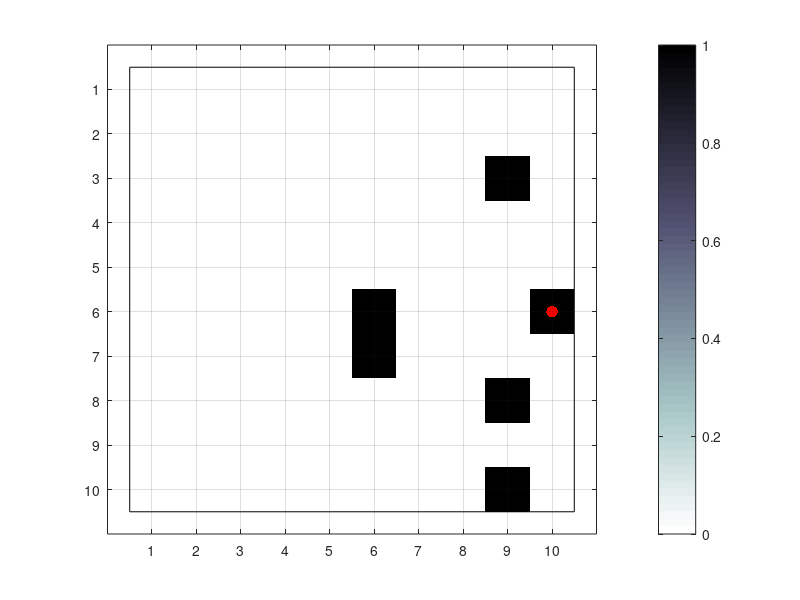

The MATLAB script that drew this image:
clear all;
clc;

%%%%%%%%%%%%%%%%%%%%%%%%%%%%%%%%5
% Sensing: 8 neighb. and perfect
% Movement: 8 neighb. + don't move
% 


%% Offline Computation
%grid alteral size
tic
gridLateral = 10;

%random occupancy
% stateSpace = rand(gridLateral)<0.05;
stateSpace = zeros(gridLateral);
stateSpace([3,8,10],9) = 1;
stateSpace(6:7,6) = 1;

%obstacles
idObst = find(stateSpace);

%Free spots
freeStates = find(~stateSpace);
nFreeStates = numel(freeStates);

%initial assumptions 4 direction moving and sensing
nSensDir = 8;
nMovDir = 5;

% Pre-alocations of sparse matrix
A = spalloc (nFreeStates,nFreeStates,nFreeStates*nMovDir);
sensMatrix = false(nFreeStates,nSensDir);

%Compute reduced form of B
for iState = 1:numel(freeStates)
    
    %pre process each position
    pos = freeStates(iState);
    
    %adjacent positions in linear indexing
    Adj = [pos + gridLateral; pos + gridLateral - 1;
           pos-1; pos - gridLateral - 1; 
           pos - gridLateral; pos - gridLateral + 1;
           pos + 1; pos + gridLateral + 1];
    
    % sonar's response
    borders = [ Adj(1) <= gridLateral^2;
                rem(Adj(3),gridLateral) ~= 0;
                Adj(5) > 0; 
                rem(Adj(7),gridLateral) ~= 1];
                
    sensArray = ~([borders(1); borders(1) & borders(2);
                   borders(2); borders(2) & borders(3);
                   borders(3); borders(3) & borders(4);
                   borders(4); borders(4) & borders(1)] & ... %borders
                   ~ismember(Adj,idObst)); %obstacles
             
   
    
    sensMatrix(iState,:) = sensArray';

   
    
    
     %%%%%%%%%%%%%%%%%%%%%%%%%%%%%%%%%%%%%%%
     % Create Matrix A reducao 23 para 6 segs
     % Dá para optimizar mais but...
     augAdj = [Adj; pos];
     elegAdj = [~sensArray; true];
     probAdj = elegAdj/sum(elegAdj);
     
     [~,idx] = ismember(augAdj(elegAdj),freeStates);
     
     A(iState , idx)= probAdj(elegAdj)';
  
    
end

%%%%%%%%%%%%%%%%%%%%%%%%%%%%%%%%%%%%%%%
% Create Matrix B    Melhoria de 2 Segundos
B = sparse(1:nFreeStates,bi2de(sensMatrix)+1,1, ...
    nFreeStates,2^nSensDir);

clear sensMatrix
toc
%% Initial state probability and correspodent image generation
Pi = ones(size(freeStates))/numel(freeStates);

imPi = NaN(gridLateral);
imPi(freeStates) = Pi;

%Animation
filename = 'animation_neigh8_move9.gif';
animation = false;

% Online 

% Robot initialization
pos0 = datasample(freeStates,1);
pos0 = 97;
pos = pos0;

% Quick visualization
hFigure = figure(1);
[iy,ix]=ind2sub([gridLateral,gridLateral],[idObst;pos]); 

hImage = image(imPi);
hold on

hPlot = plot(ix(1:end-1),iy(1:end-1),'sk', ...
             ix(end),iy(end),'.r');
axis([0,gridLateral+1, 0, gridLateral+1])
set(hPlot,'MarkerSize',25*10/gridLateral)
rectangle('Position',[0.5, 0.5, gridLateral, gridLateral])
hAxis = gca; 
hold off

set(hAxis,'CLim',[0 1])
set(hImage,'CDataMapping','scaled')
colormap(flipud(colormap(bone)))


% Stop if mouse button is pressed
set(hFigure,'ButtonDownFcn','out = true;');
set(gca,'ButtonDownFcn','out = true;');

axis equal
colorbar

grid on
set(gca,'XTick',1:10,'YTick',1:10)

%% Initial Filtering
% adjacent positions in linear indexing
Adj = [pos + gridLateral; pos + gridLateral - 1;
       pos-1; pos - gridLateral - 1; 
       pos - gridLateral; pos - gridLateral + 1;
       pos + 1; pos + gridLateral + 1];

% sonar's response
% sonar's response
borders = [ Adj(1) <= gridLateral^2;
            rem(Adj(3),gridLateral) ~= 0;
            Adj(5) > 0; 
            rem(Adj(7),gridLateral) ~= 1];
        
sensInt = ~([borders(1); borders(1) & borders(2);
               borders(2); borders(2) & borders(3);
               borders(3); borders(3) & borders(4);
               borders(4); borders(4) & borders(1)] & ... %borders
               ~ismember(Adj,idObst)); %obstacles
           
y_1 = bi2de(sensInt') + 1;

collB=B(:,y_1); % select collum of B that corresponds to sonar meas.
[rows, cols, vals]=find(collB);
D= sparse(rows,rows,vals,numel(collB),numel(collB)); % constr. D as diag(collB)
% sparseD=diag(collB,0);


alpha=D*Pi;
alpha_old = alpha./sum(alpha);
imPi(freeStates) = alpha_old; 

set(hImage,'CData',imPi);


%Image writing
if animation
    drawnow
    frame = getframe(1);
    im = frame2im(frame);
    [imind,cm] = rgb2ind(im,256);

    imwrite(imind,cm,filename,'gif', 'Loopcount',inf,'DelayTime',0.1);
end


out = false;

n = 0;
movList = [96;86;87;77;67;68;58;59];

%% Cycle
% while ~out
    
    %%%%%%%%%%%%%%%%%%%%
    % Where can you go?
    %%%%%%%%%%%%%%%%%%%%
        
    % elegible positions to move aka opposite of sonar's response
    augAdj = [Adj; pos];
    elegAdj = [~sensInt;true];
    psbMov = augAdj(elegAdj);
    
     

    
    % Movement decision
    pos = datasample(psbMov,1);
    %scripted movement
    n = n + 1;
    if n <= numel(movList)
        pos = movList(n);
    end
    
    % draw updated position
    [iy,ix]=ind2sub([gridLateral,gridLateral],pos);
    set(hPlot(2),'XData',ix(end),'YData',iy(end));
    
    %%%%%%%%%%%%%%%%%%%%
    % What can I see?
    %%%%%%%%%%%%%%%%%%%%
    
    % adjacent positions in linear indexing
    Adj = [pos + gridLateral; pos + gridLateral - 1;
           pos-1; pos - gridLateral - 1; 
           pos - gridLateral; pos - gridLateral + 1;
           pos + 1; pos + gridLateral + 1];
    
    %Get the sensor output intensity
    y_j = find(B(pos==freeStates,:));
    sensInt=de2bi(y_j - 1,nSensDir)'; 
    

    % building D
    D = sparse(1:nFreeStates,1:nFreeStates,B(:,y_j), ...
                nFreeStates,nFreeStates);
    
    alpha= D * A' * alpha_old;
        
    alpha_old=alpha/sum(alpha);
    
    %Update images
    imPi(freeStates) = alpha_old;%.^(1/2);
    set(hImage,'CData',imPi);
    
   
    pause(0.1)
    
    %Animation part
    if animation
        drawnow
        frame = getframe(1);
        im = frame2im(frame);
        [imind,cm] = rgb2ind(im,256);

        imwrite(imind,cm,filename,'gif','WriteMode','append');
    end
% end
% 
% close(hFigure)
